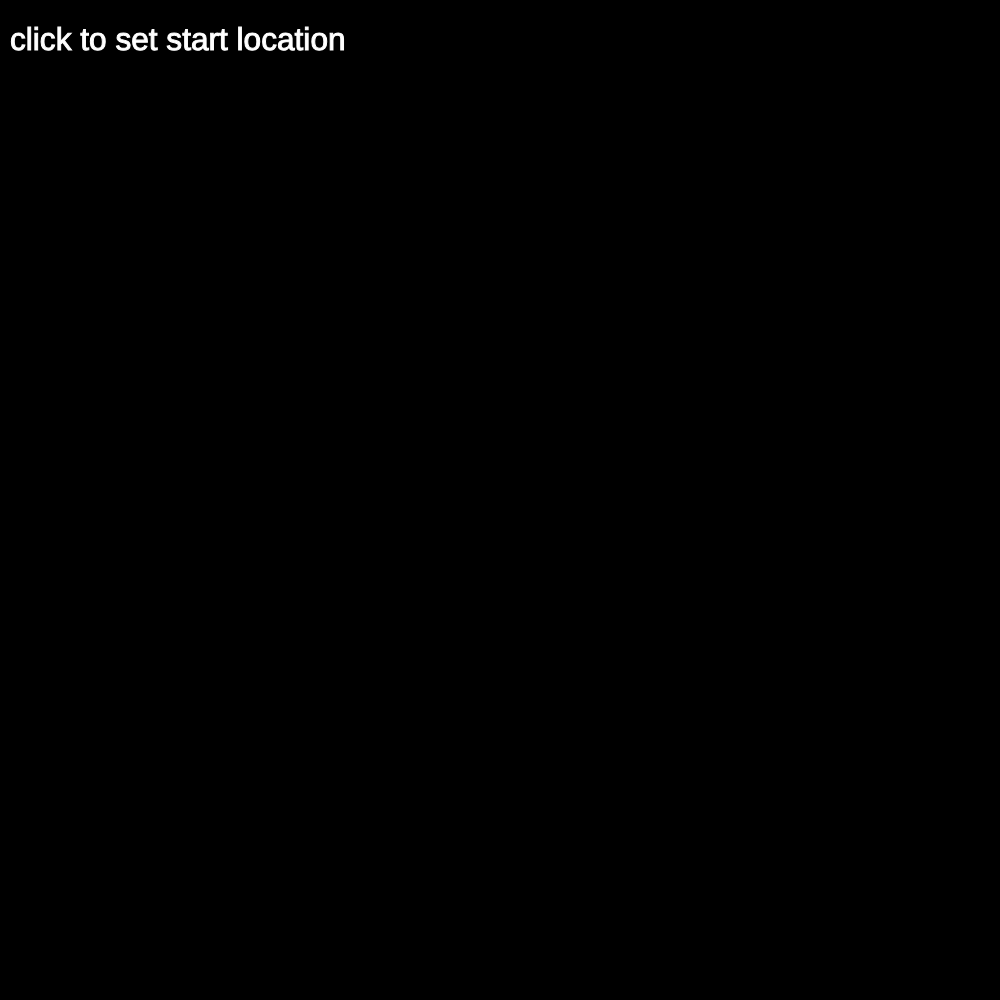
Frame 1 (no input)
Frame 2 (the mouse pressed at the canvas centre, redrawn once): identical to frame 1, image omitted

The p5.js sketch that drew this single still picture (run headless with seeded random() and noise() and a simulated clock; the mouse was pressed at the canvas centre and the sketch redrawn once):

// p5.js sketch
// ── sketch.js
// Andrew Barlow
// sketch.js
// DESCRIPTION:
// A sketch demonstrating creative applications of my Poisson class, 
// inspired by: https://www.youtube.com/watch?v=flQgnCUxHlw


// poisson instance
let p;

let options = {
      loopSize : 20,                 // 0 to run all at once
      bgColor: 'black',
      setStart: true,
      clickContinue: false,
      poisson: {
            size: 1000,
            radius: 50,
            tries: 30,
      },
      dots: {
            drawDots : true,
            rainbowDots: true,
            startHue: 0,
            endHue: 100,
            dotColor: 'green',
            drawActive: false,
            activeColor: 'white',
            dotWeight : 6,
      },
      lines: {
            drawLines : true,
            lineColor: '#00ff0022',
            lineWeight: 1,
      },
}

function setup() 
{
      let s = createVector(options['poisson']['size'], options['poisson']['size']);

	createCanvas(s.x, s.y);

      p = new Poisson(
           s,
           options['poisson']['radius'],
           options['poisson']['tries'],
      );
      
      if (!options['setStart']) {
            p.start(createVector(s.x/2, s.y/2));
      }

      frameRate(60)
      colorMode(HSB, 100)
}

function setDotSettings(c=null) {

      if (c != null) {
            stroke(c)
      }
      else {
            stroke(options['dots']['dotColor']);
      }

      strokeWeight(options['dots']['dotWeight']);
}

function setLineSettings() {

      stroke(options['lines']['lineColor']);

      strokeWeight(options['lines']['lineWeight']);
}

function draw()
{
      background(options['bgColor']);

      if (options['setStart'] == true) {
            stroke('white');
            fill('white')
            textSize(sqrt(options['poisson']['size']))
            text("click to set start location", 10, 50);
            noLoop();
            return;
      }

      if (options['loopSize'] == 0) {
            p.run();
      }
      else {
            for (let i = 0; i < options['loopSize']; i++) {
                  p.yield();
            }
      }

      let points = p.get_points();
      let active = p.get_active();

      for (let i = 0; i < points.length; i++) {
            if (i > 0 && options['lines']['drawLines']) {

                  setLineSettings();

                  // draw line from prev point to current point
                  line(
                        points[i-1].x, 
                        points[i-1].y, 
                        points[i].x,
                        points[i].y
                        )
            }

            if (options['dots']['drawDots']) {

                  // ? can define custom dot coloring based on order here
                  let c;
                  
                  if (options['dots']['rainbowDots']) {

                        let hue = lerp(options['dots']['startHue'], options['dots']['endHue'], i / points.length);

                        c = color(hue, 100, 100)
                  }

                  setDotSettings(c);

                  point(points[i].x, points[i].y)
            }
      }

      // highlight active dots
      if (options['loopSize'] > 0 && options['dots']['drawActive']) {
            for (let i=0; i < active.length; i++) {
                  stroke('red')
                  point(active[i]);
            }
      }

      if (options['clickContinue']) {
            noLoop()
      }
}

function mouseClicked() {
      if (options['setStart']) {
            p.start(
                  createVector(mouseX, mouseY)
            );
            options['setStart'] = false;
      }

      loop();
      
      draw();
}
// ── Poisson.js
/**
 * Poisson disc-sampling algorithm
 * 
 * inspired by: https://www.youtube.com/watch?v=flQgnCUxHlw
 * 
 * depends on p5.js
 */
class Poisson {
      /**
       * constructor(size, radius, k)
       * @param {p5.Vector} size - size of canvas
       * @param {number} radius - distance between points
       * @param {number} k - amount of times to try creating points
       */
      constructor(size, radius, k = 30) {
            this.size = size;
            this.radius = radius;

            this.cell_size = this.radius / sqrt(2)

            // Poisson grid technically different from pixel grid
            this.grid_size = createVector(
                  floor(this.size.x / this.cell_size), 
                  floor(this.size.y / this.cell_size)
            );

            this.k = k;

            this.grid = Array.from(Array(this.grid_size.x), () => new Array(this.grid_size.y));

            this.active = [];

            this.ordered = [];

            // turns on console logging
            this.debug = false;

            this.init()
      }

      /**
       * init initializes the grid to null values
       */
      init() {

            // initialize grid to null
            for (let i=0; i<this.grid_size.x; i++) {
                  for (let j=0; j<this.grid_size.y; j++) {
                        this.grid[i][j] = null;
                  }
            }

      }

      /**
       * posToGrid translates a vecor position to a grid index
       * @param {p5.Vector} pos - vector position of point
       * @returns list of length 2 containing x,y coordinates of the position in the grid
       */
      posToGrid(pos){
            let x = floor(pos.x / this.cell_size);
            let y = floor(pos.y / this.cell_size);
            return [x, y];
      }

      /**
       * addPoint takes a vector and adds it to the grid, active points list,
       * and ordered points list
       * @param {p5.Vector} pos - position of point
       */
      addPoint(pos) {

            // ? this bounds check freezes the program
            /*
            if (pos.x < 0 || pos.x > this.size.x || pos.y < 0 || pos.y > this.size.y) {
                  return;
            }
            */

            let xy = this.posToGrid(pos);

            let x = xy[0];
            let y = xy[1];


            if (x < 0 || x >= this.grid_size.x || y < 0 || y >= this.grid_size.y) {
                  return;
            }

            // push to the grid, and active points list
            this.grid[x][y] = pos;

            this.active.push(pos);

            this.ordered.push(pos);
      }

      generatePointsFromActive() {

            // random point in active list
            let activeIndex = floor(random(this.active.length))
            let activePoint = this.active[activeIndex];

            for (let n=0; n < this.k; n++) {

                  let sample = p5.Vector.random2D();
                  let m = random(this.radius, 2 * this.radius);
                  sample.setMag(m);
                  sample.add(activePoint);

                  // bounds check in real space
                  if (sample.x < 0 || sample.x > this.size.x || sample.y < 0 || sample.y > this.size.y) {
                        break;
                  }

                  // check neighbors to see if there's room for a new point
                  let tooClose = false;

                  for (let i = floor(sample.x/this.cell_size)-1; i < floor(sample.x/this.cell_size)+1; i++) {
                        
                        // if it won't work, don't waste time checking
                        if (tooClose) {
                              break;
                        }

                        for (let j = floor(sample.y/this.cell_size)-1; j < floor(sample.y/this.cell_size)+1; j++) {

                              // bounds check in grid space
                              if (i < 0 || i >= this.grid_size.x || j < 0 || j >= this.grid_size.y) {
                                    continue;
                              }

                              let neighbor = this.grid[i][j]

                              // check if there is a neighboring particle
                              if (neighbor) {

                                    // check if it's within distance < radius
                                    let d = p5.Vector.dist(sample, neighbor);

                                    if (d < this.radius) {

                                          // if it's too close, can't create point
                                          tooClose = true;

                                          // ? debug info
                                          if (this.debug) {
                                                console.log(`neighbor detected at distance ${d} < ${this.radius}`)
                                          }
                                    }
                              }
                        }
                  }

                  // if point was found, add it to list
                  if (!tooClose) {
                        if (this.debug) {
                              console.log(`point added at ${sample}`)
                        }
                        this.addPoint(sample);
                        return;
                  }
            }

            // if no point found, remove active point from active list
            if (this.debug) {
                  console.log(`no point found. removing ${activePoint}`)
            }

            this.active.splice(activeIndex, 1);
            return;
      }

      get_points() {
            return this.ordered;
      }

      get_active() {
            return this.active;
      }

      // begin the algorithm
      /**
       * start initiates the algorithm with its first point
       * @param {p5.Vector} x0 - optional initial point (default=random)
       */
      start(x0 = createVector(random(this.size.x), random(this.size.y))) {
            this.addPoint(x0);
      }

      /**
       * yield iterates the algorithm and returns a list of 
       * @param {boolean} returnList - return lsit of points? (default=true)
       * @returns list of vectors in order of creation
       */
      yield(returnList = true) {
            if (this.active.length > 0) {
                  this.generatePointsFromActive();
            }

            if (returnList) {
                  return this.ordered[this.ordered.length];
            }
      }

      run() {
            while (this.active.length > 0) {
                  this.generatePointsFromActive();
                  if (this.debug) {
                        console.log(`${this.active.length} points in active list`)
                  }
            }
      }
}
